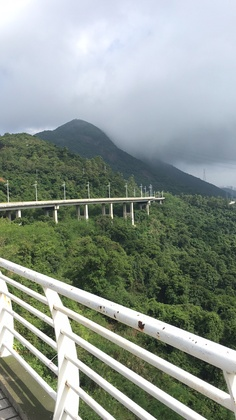
%> input picture corners/scene.jpg, 236 x 420 px, shrunk from 848 x 1507 before the run
$ octave test_harris.m   (GNU Octave 9; MATLAB toolbox functions it lacks are replaced by stand-ins)
%> lines starting %> are read from the running program, lines starting %| are printed output that depends on the picture
### corners/harris.m
function [corners] = harris(varargin)
% HARRIS implements harris corner detection algorithm
%
% corners = harris(img, w) detects corners within the
%    window size of w
%
% corners = harris(img, w, count) detects corners within
%    the window size of w,
%    count limits the number of corners
%
[img, w, count] = ParseInputs(varargin{:});

if(size(img, 3) == 3)
    gray = rgb2gray(img);
else
    gray = img;
end

fx = [-1, 0, 1];
Ix = filter2(fx, gray);     % x-derivatives
fy = [-1; 0; 1];
Iy = filter2(fy, gray);     % y-derivatives

Ix2 = Ix .^ 2;
Iy2 = Iy .^ 2;
Ixy = Ix .* Iy;
clear Ix Iy;

h = fspecial('gaussian', w, 0.5);

Ix2 = filter2(h, Ix2, 'same');
Iy2 = filter2(h, Iy2, 'same');
Ixy = filter2(h, Ixy, 'same');

clear h;

[ih, iw] = size(gray);

R = zeros(ih, iw);
for i = 1:ih
    for j = 1:iw
        M = [Ix2(i,j) Ixy(i,j); ...
             Ixy(i,j) Iy2(i,j)];
        R(i,j) = det(M)-0.06*(trace(M))^2;
    end
end

% non-maximum suppression
k = floor(w / 2);
result = zeros(ih, iw);
cnt = 0;
for i = k+1:ih-k
    for j = k+1:iw-k
        if  R(i,j) > R(i-1,j-1) && ...
                R(i,j) > R(i-1,j) && ...
                R(i,j) > R(i-1,j+1) && ...
                R(i,j) > R(i,j-1) && ...
                R(i,j) > R(i,j+1) && ...
                R(i,j) > R(i+1,j-1) && ...
                R(i,j) > R(i+1,j) && ...
                R(i,j) > R(i+1,j+1)
            result(i,j) = 1;
            cnt = cnt + 1;
        end
    end
end

Rs = zeros(cnt, 1);
[posr, posc] = find(result == 1);
for i = 1:cnt
    Rs(i) = R(posr(i), posc(i));
end

[~, ix] = sort(Rs, 'descend');
ps = count;
if cnt < 100
    ps = cnt;
end

corners = zeros(ps, 2, 'uint32');
for i = 1:ps
    corners(i, :) = [posr(ix(i)), posc(ix(i))];
end


%-------------------------------
% Function  ParseInputs
%
function [img, w, count] = ParseInputs(varargin)

img = varargin{1};
w = 3;

narginchk(1, 3);

varNames={'img', 'w', 'count'};
for x = 2:1:length(varargin)
    validateattributes(varargin{x}, {'numeric'},...
                  {'integer' 'real' 'positive' 'scalar'}, ...
                  mfilename, varNames{x}, x);
end

switch nargin
  case 2
    w = varargin{2};
    count = floor(0.05 * size(img, 1) * size(img, 2));

  case 3
    w = varargin{2};
    count = varargin{3};
end

if rem(w, 2) == 0
    w = w + 1;
end

### corners/test_harris.m
% I = checkerboard;
I = imread('scene.jpg');
%> I is the input picture: size 420x236x3 uint8; mean R, G, B 141.8, 151.7, 144

corners = harris(I, 5, 1000);
%> in ParseInputs, `w = varargin{2};`: w = 5
%> in ParseInputs, `count = varargin{3};`: count = 1000
%> in harris, `[img, w, count] = ParseInputs(varargin{:});`: w = 5; count = 1000
%> in harris, `gray = rgb2gray(img);`:
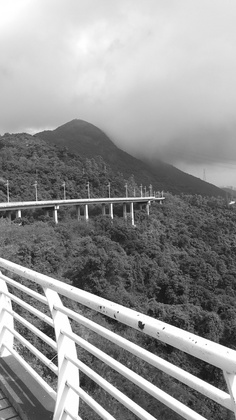
%> gray: size 420x236 uint8; min 10, max 255, mean 147.9
%> in harris, `Ix = filter2(fx, gray);`:
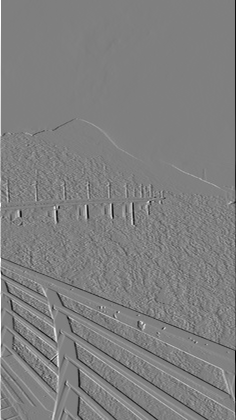
%> Ix: size 420x236 double; min -255, max 255, mean -0.1; drawn with min black and max white
%> in harris, `Iy2 = Iy .^ 2;`:
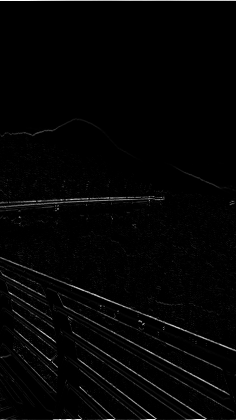
%> Iy2: size 420x236 double; min 0, max 65025, mean 1180.9; drawn with min black and max white
%> in harris, `Ixy = Ix .* Iy;`:
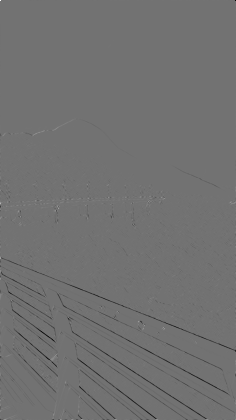
%> Ixy: size 420x236 double; min -52900, max 64516, mean -456.7; drawn with min black and max white
%> in harris, `h = fspecial('gaussian', w, 0.5);`: h = [6.96e-08 2.81e-05 0.000208 2.81e-05 6.96e-08; 2.81e-05 0.0113 0.0837 0.0113 2.81e-05; 0.000208 0.0837 0.619 0.0837 0.000208; 2.81e-05 0.0113 0.0837 0.0113 2.81e-05; 6.96e-08 2.81e-05 0.000208 2.81e-05 6.96e-08]
%> after the loop in harris, `for i = 1:ih`:
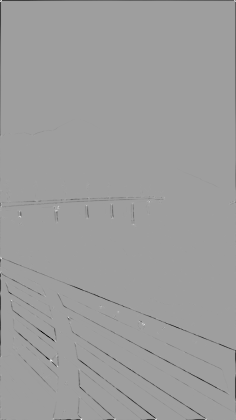
%> R: size 420x236 double; min -255128167.4, max 154902641.5, mean -1910224.3; drawn with min black and max white
%> in harris, `k = floor(w / 2);`: k = 2
%> after the loop in harris, `for i = k+1:ih-k`:
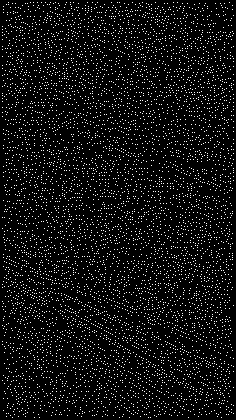
%> result: size 420x236 double; values 0 (black) and 1 (white), 6.6% white in thin lines or dots
%> after the loop in harris, `for i = k+1:ih-k`: cnt = 6522
%> in harris, `[posr, posc] = find(result == 1);`: posr = 6522 values from 3 to 418; posc = 6522 values from 3 to 234
%> after the loop in harris, `for i = 1:cnt`: Rs = 6522 values, max 120734663.5 at index 1394, min -10646048.9 at index 3309, mean 535514.4
%> in harris, `[~, ix] = sort(Rs, 'descend');`: ix = 6522 values, max 6522 at index 210, min 1 at index 3828, mean 3261.5
%> in harris, `ps = count;`: ps = 1000
%> after the loop in harris, `for i = 1:ps`: corners = 1000 rows, first 12: [361 52; 325 145; 217 21; 318 69; 367 58; 301 12; 207 59; 324 143; 211 57; 202 150; 206 87; 225 134]

figure('Name', 'harris corner'),
imshow(I), hold on;
plot(corners(:, 2), corners(:, 1), 'gx');
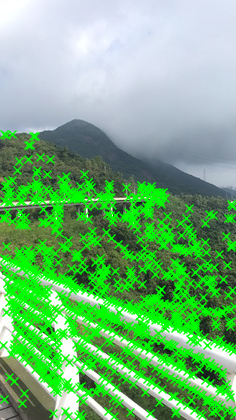
%> figure redrawn from the program's plot data

%> (the run ends here)
